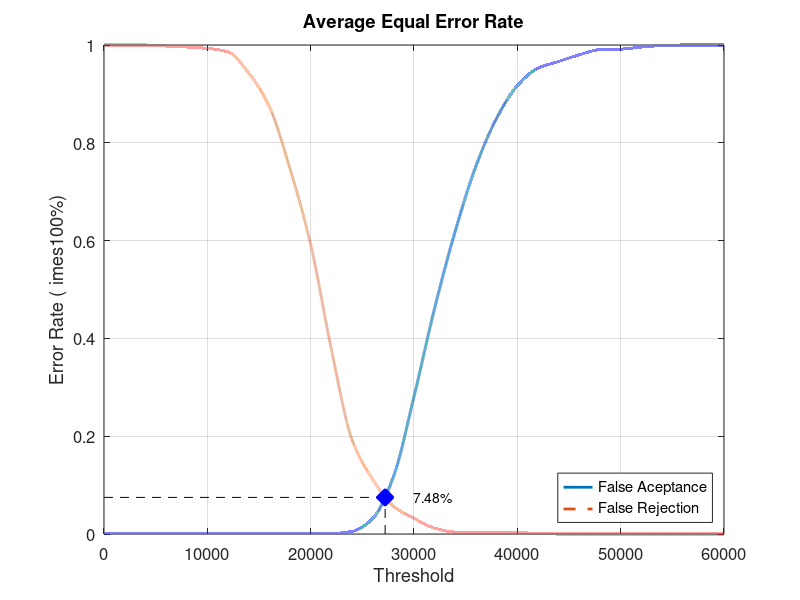
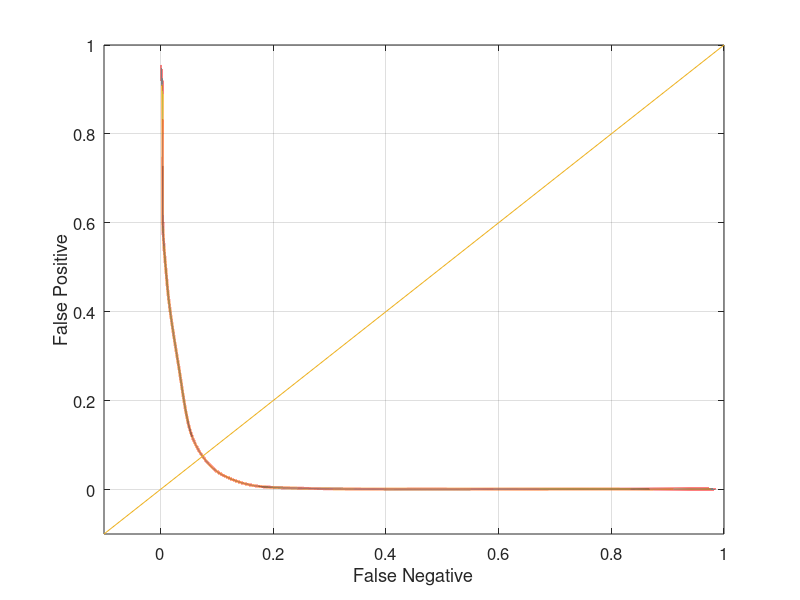

Reproduce these figures in MATLAB, in order.
close all;
clear;
clc;
x = 0:2000:60000;
xq = 0:0.5:60000;

y0 = [0 0.00105263 0.00105263 0.00105263 0.00105263 0.00105263 0.00105263 0.00105263 0.00105263 0.00105263 0.00105263 0.00105263 0.00526316 0.0315789 0.116842 0.281053 0.462105 0.62 0.752632 0.850526 0.916842 0.952632 0.966316 0.98 0.990526 0.991579 0.99579 0.998947 1 1 1]
yy0 = interp1(x, y0, xq, 'pchip');
y1 = [1 1 1 0.998 0.996 0.993 0.986 0.943 0.874 0.747 0.592 0.378 0.193 0.112 0.057 0.032 0.012 0.004 0.004 0.004 0.003 0.001 0 0 0 0 0 0 0 0 0]
yy1 = interp1(x, y1, xq, 'pchip');

% Calculating EER: 
y2 = abs(y0 - y1);
find(y2 == min(y2))
yy2 = abs(yy0 - yy1);
xEER = find(yy2 == min(yy2));
xEERIndex = xq(xEER) % X-axis EER
yEER = yy0(xEER) % Y-axis EER

main = figure
plot(xq, yy0,'-','LineWidth', 2);	hold on
plot(xq, yy1,'--','LineWidth', 2);	hold on
plot([xEERIndex xEERIndex], [0 yEER], 'k--');	hold on
plot([0 xEERIndex], [yEER yEER], 'k--');	hold on
plot(xEERIndex, yEER, 'bx', 'LineWidth', 10);	hold on
text(xEERIndex + 10 * xEERIndex / 100, yEER, [num2str(round((10000 * yEER)) / 100) '%'])
legend('False Aceptance', 'False Rejection', 'Location', 'SouthEast')
xlabel('Threshold')
ylabel('Error Rate (	imes100%)')
title('Average Equal Error Rate')
set(gca, 'FontSize', 12)
axis([0 60000 0 1])
grid on

print(main, 'Database4AverageMain', '-dpng');
FNRxFPR = figure('Color', [1 1 1]);
plot(yy1, yy0, '-', yy1, yy0, 'LineWidth', 2);
hold on
y = -0.1:0.1:1
plot(y, y); 
set(gca, 'FontSize', 12)
xlabel('False Negative')
ylabel('False Positive')
axis([-0.1 1 -0.1 1])
set(gca, 'FontSize', 12)
grid on

print(FNRxFPR, 'Database4AverageFNRxFPR','-dpng');
